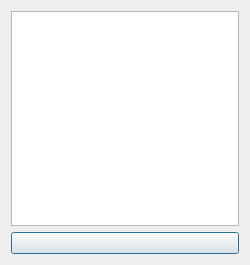
<?xml version="1.0" encoding="UTF-8"?>
<ui version="4.0">
 <class>StocksInPlayLinkSelector</class>
 <widget class="QDialog" name="StocksInPlayLinkSelector">
  <property name="geometry">
   <rect>
    <x>0</x>
    <y>0</y>
    <width>250</width>
    <height>265</height>
   </rect>
  </property>
  <property name="windowTitle">
   <string extracomment="Window title. Stocks In Play - Stock Screener, http://stocksinplay.ru. It's ok not to translate &quot;Stocks In Play&quot; (e.g. you can just copy-paste &quot;Stocks In Play&quot; to your translation)">Add from Stocks In Play</string>
  </property>
  <layout class="QGridLayout" name="gridLayout">
   <item row="0" column="0">
    <widget class="QListWidget" name="listWidget"/>
   </item>
   <item row="1" column="0">
    <widget class="QPushButton" name="pushAdd"/>
   </item>
  </layout>
 </widget>
 <tabstops>
  <tabstop>listWidget</tabstop>
  <tabstop>pushAdd</tabstop>
 </tabstops>
 <resources/>
 <connections>
  <connection>
   <sender>pushAdd</sender>
   <signal>clicked()</signal>
   <receiver>StocksInPlayLinkSelector</receiver>
   <slot>slotAdd()</slot>
   <hints>
    <hint type="sourcelabel">
     <x>142</x>
     <y>227</y>
    </hint>
    <hint type="destinationlabel">
     <x>142</x>
     <y>251</y>
    </hint>
   </hints>
  </connection>
  <connection>
   <sender>listWidget</sender>
   <signal>itemDoubleClicked(QListWidgetItem*)</signal>
   <receiver>StocksInPlayLinkSelector</receiver>
   <slot>slotAdd()</slot>
   <hints>
    <hint type="sourcelabel">
     <x>120</x>
     <y>154</y>
    </hint>
    <hint type="destinationlabel">
     <x>287</x>
     <y>151</y>
    </hint>
   </hints>
  </connection>
 </connections>
 <slots>
  <slot>slotAdd()</slot>
 </slots>
</ui>
